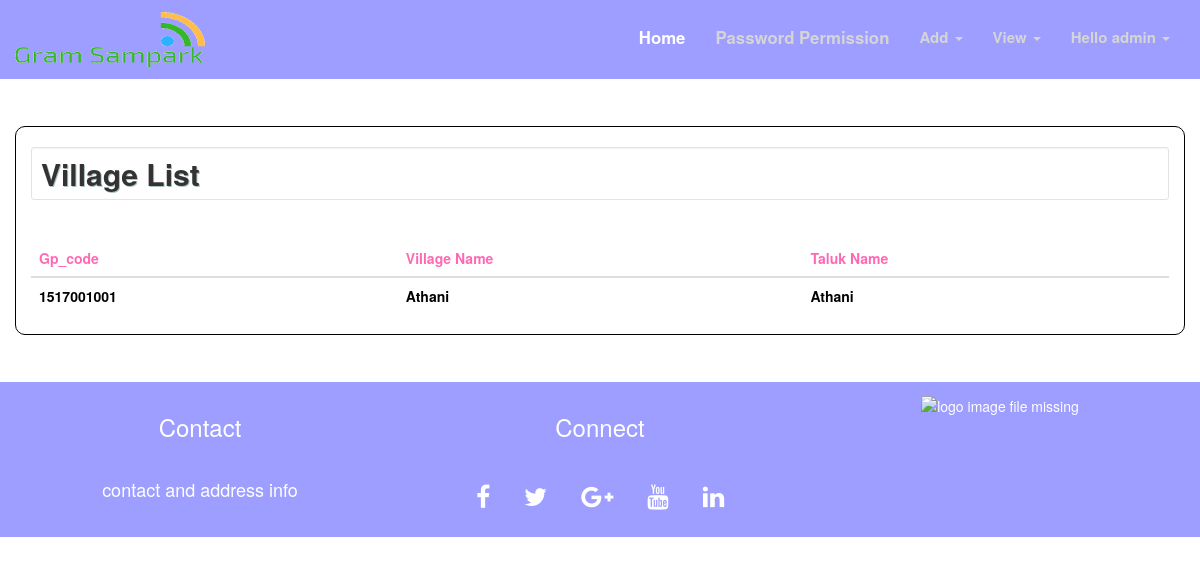
The page /zpadmin/viewvillage.php (signed in) on the database as committed earlier.
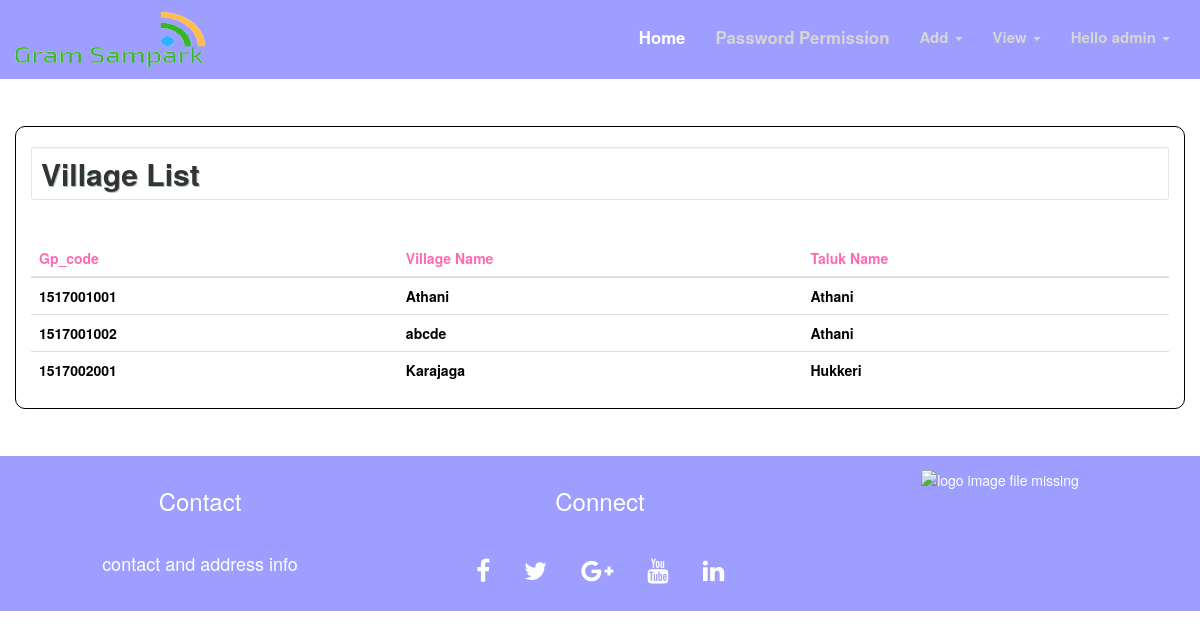
The same page on the database as committed later.
### tables this page shows
CREATE TABLE `village_list` (
  `gp_code` bigint(20) NOT NULL,
  `tp_code` bigint(20) NOT NULL,
  `village_name` varchar(50) NOT NULL
);

CREATE TABLE `taluk_list` (
  `tp_code` bigint(20) NOT NULL,
  `zp_code` bigint(20) NOT NULL,
  `taluk_name` varchar(50) NOT NULL
);

### zpadmin/viewvillage.php (the view, shortened to what this page needs)
<!DOCTYPE html>
<html>
<head>
</head>
	<body class="bg">
		<?php
			include 'navbar.php';
		?>
		<div class="container-fluid">
			<div class="container" style="border:solid thin black;border-radius: 10px;">
				<h2 class="well well-sm" style="background-color:transparent; animation-duration: 3s;text-shadow:1px 1px 0 #abc2c4;"><b>Village List</b></h2><br>
				<div class="table-responsive w3-animate-zoom">
					<table class="table table-striped" style="color: black; font-weight: bold;">
						<thead>
							<tr>
								<th  style="color: #FF69B4;"><b>Gp_code</b></th>
								<th style="color: #FF69B4;"><b>Village Name</b></th>
								<th style="color: #FF69B4;"><b>Taluk Name</b></th>
							</tr>
						</thead>
						<tbody style="background-color: transparent;">
							<?php
								$servername ="localhost";
								$username= "root";
								$password= "password";
								$dbname = "gramsampark";
								$conn = mysqli_connect($servername, $username, $password,$dbname );
								$sql="select gp_code,taluk_name,village_name from taluk_list,village_list where taluk_list.tp_code=village_list.tp_code";
								$result=mysqli_query($conn, $sql);
								if ($result-> num_rows >0) {
									while ($row= $result-> fetch_assoc()) {
										echo "<tr style='background-color:transparent;'><td>".$row["gp_code"]."</td><td>".$row['village_name']."</td><td>".$row["taluk_name"]."</td></tr>";
									}
								}
								else
								{
									echo "0 result";
								}
							?>
						</tbody>
					</table>
				</div>
			</div>
		</div>
		<?php include 'footer.php'; ?>
	</body>
</html>

Rows that differ between the two databases and show on the page:
added village_list: gp_code "1517001002", village_name "abcde", tp_code.taluk_name "Athani"
added village_list: gp_code "1517002001", village_name "Karajaga", tp_code.taluk_name "Hukkeri"
